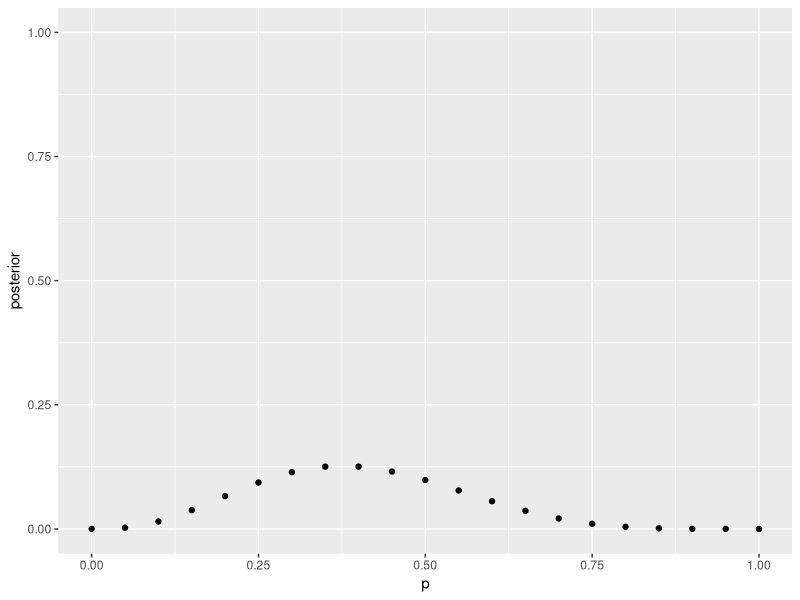
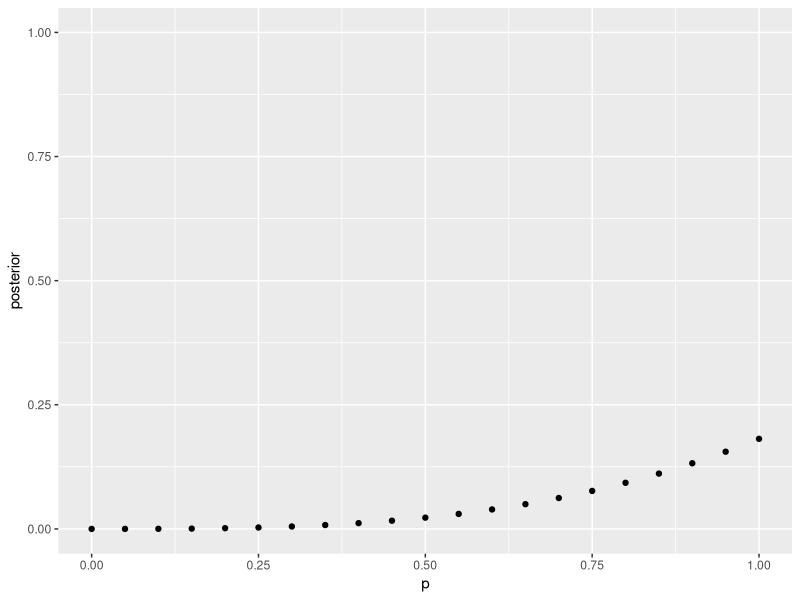
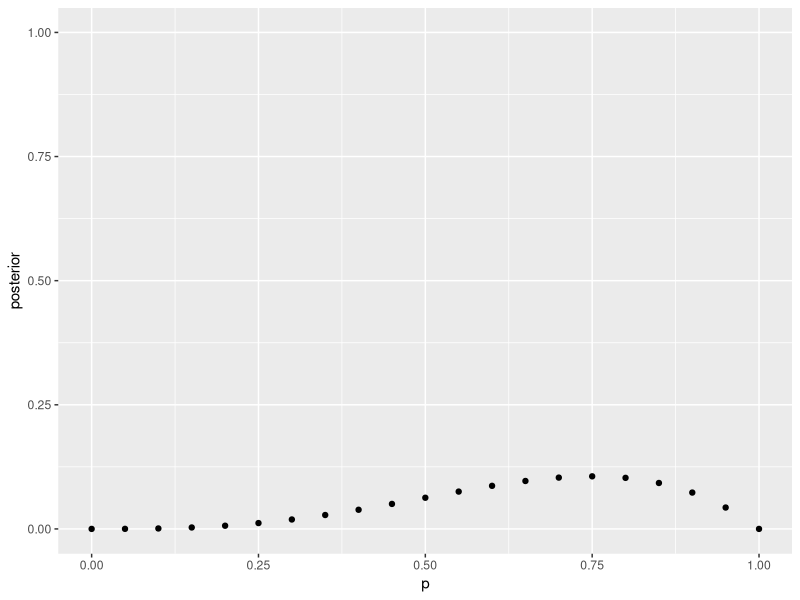
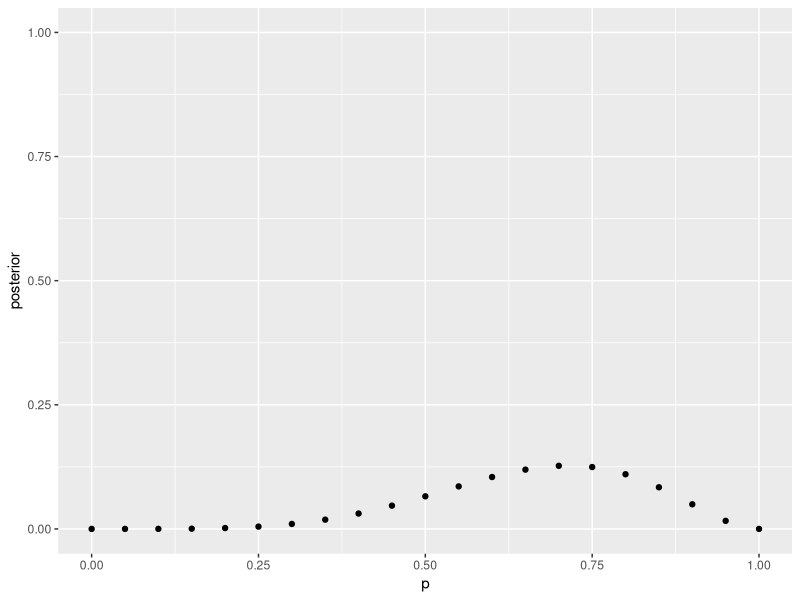
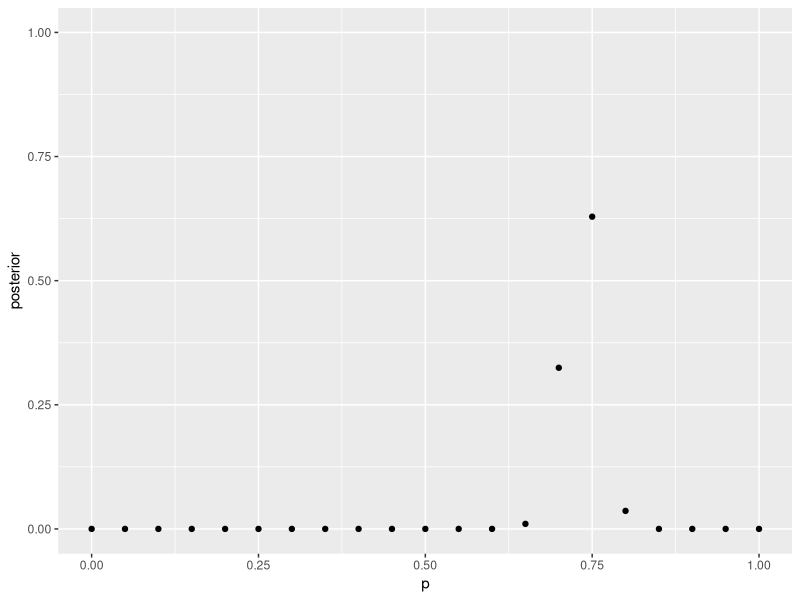
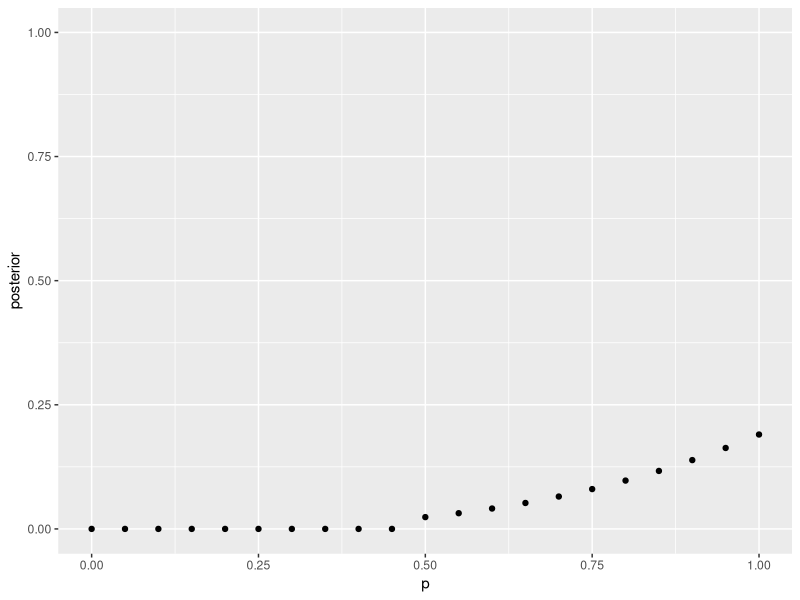
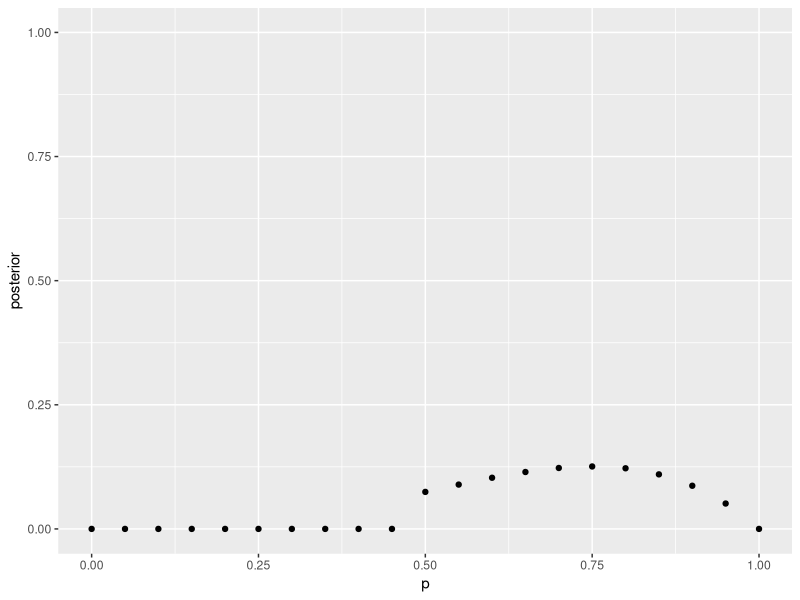
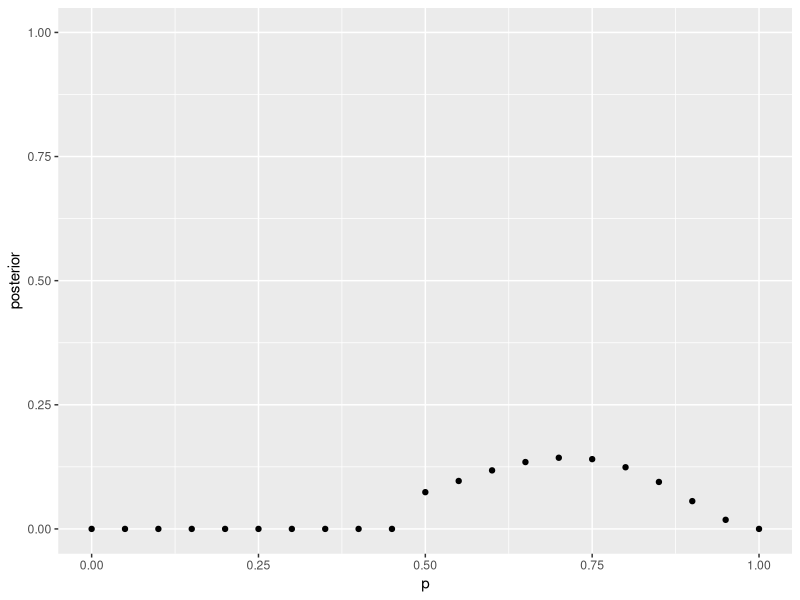

Write the R code that produced these figures, in order.
## ---- chunk 1
knitr::opts_chunk$set(echo = TRUE)

library(tidyverse)
## ---- chunk 2
data = c(1,1,1,0,0,0,0,0)
## ---- chunk 3
post_approx <- tibble(p = seq( from=0 , to=1 , by=0.05 ) )
## ---- chunk 4
post_approx <- mutate(post_approx , likelihood = dbinom( sum(data) , size=length(data) , prob=p  )  )
## ---- chunk 5
post_approx <- mutate(post_approx, prior= 1)
## ---- chunk 6
post_approx <- mutate(post_approx, raw.posterior=likelihood*prior)
## ---- chunk 7
norm.constant <- sum(post_approx$raw.posterior)
## ---- chunk 8
post_approx <- mutate(post_approx, posterior = raw.posterior/norm.constant)
## ---- chunk 9
ggplot(data=post_approx, aes(x=p,y=posterior)) + 
  geom_point()+
  ylim(0,1)
## ---- chunk 10
data = c(1,1,1)

post_approx <- tibble(p = seq( from=0 , to=1 , by=0.05 ) ) %>%
  mutate(  likelihood = dbinom( sum(data) , size=length(data) , prob=p),
           prior  = 1,
           raw.posterior=likelihood*prior,
           posterior = raw.posterior/sum(raw.posterior))


ggplot(data=post_approx, aes(x=p,y=posterior))+ 
  geom_point()+
  ylim(0,1)
  
## ---- chunk 11
data=c(1,1,1,0)

post_approx <- tibble(p = seq( from=0 , to=1 , by=0.05 ) ) %>%
  mutate(  likelihood = dbinom( sum(data) , size=length(data) , prob=p),
           prior  = 1,
           raw.posterior=likelihood*prior,
           posterior = raw.posterior/sum(raw.posterior))


ggplot(data=post_approx, aes(x=p,y=posterior)) + 
  geom_point()+
  ylim(0,1)
## ---- chunk 12
data=c(0,1,1,0,1,1,1)

post_approx <- tibble(p = seq( from=0 , to=1 , by=0.05 ) ) %>%
  mutate(  likelihood = dbinom( sum(data) , size=length(data) , prob=p),
           prior  = 1,
           raw.posterior=likelihood*prior,
           posterior = raw.posterior/sum(raw.posterior))


ggplot(data=post_approx, aes(x=p,y=posterior)) + 
  geom_point()+
  ylim(0,1)
## ---- chunk 13
data=rbinom(n=250,size=1,prob=0.7)

post_approx <- tibble(p = seq( from=0 , to=1 , by=0.05 ) ) %>%
  mutate(  likelihood = dbinom( sum(data) , size=length(data) , prob=p),
           prior  = 1,
           raw.posterior=likelihood*prior,
           posterior = raw.posterior/sum(raw.posterior))


ggplot(data=post_approx, aes(x=p,y=posterior)) + 
  geom_point()+
  ylim(0,1)
## ---- chunk 14
data = c(1,1,1)


post_approx <- tibble(p = seq( from=0 , to=1 , by=0.05 ) )  

post_approx <- tibble(p = seq( from=0 , to=1 , by=0.05 ) ) %>%
  mutate(  likelihood = dbinom( sum(data) , size=length(data) , prob=p),
           prior = (p>=0.5)*1,
           raw.posterior=likelihood*prior,
           posterior = raw.posterior/sum(raw.posterior))


ggplot(data=post_approx, aes(x=p,y=posterior))+ 
  geom_point()+
  ylim(0,1)
  
## ---- chunk 15
data = c(1,1,1,0)


post_approx <- tibble(p = seq( from=0 , to=1 , by=0.05 ) )  

post_approx <- tibble(p = seq( from=0 , to=1 , by=0.05 ) ) %>%
  mutate(  likelihood = dbinom( sum(data) , size=length(data) , prob=p),
           prior = (p>=0.5)*1,
           raw.posterior=likelihood*prior,
           posterior = raw.posterior/sum(raw.posterior))


ggplot(data=post_approx, aes(x=p,y=posterior))+ 
  geom_point()+
  ylim(0,1)
  
## ---- chunk 16
data=c(0,1,1,0,1,1,1)


post_approx <- tibble(p = seq( from=0 , to=1 , by=0.05 ) )  

post_approx <- tibble(p = seq( from=0 , to=1 , by=0.05 ) ) %>%
  mutate(  likelihood = dbinom( sum(data) , size=length(data) , prob=p),
           prior = (p>=0.5)*1,
           raw.posterior=likelihood*prior,
           posterior = raw.posterior/sum(raw.posterior))


ggplot(data=post_approx, aes(x=p,y=posterior))+ 
  geom_point()+
  ylim(0,1)
  
## ---- chunk 17
post_tab<- tibble(likelihood=c( dbinom(0,size=1,prob=0.7)  , dbinom(0,size=1,prob=0.0)  ), prior=0.5) %>%
  mutate(raw.posterior=likelihood*prior, posterior=raw.posterior/sum(raw.posterior))
## ---- chunk 18
post_tab<- tibble(species = c("A","B"),p=c(0.1,0.2), prior=0.5) %>%
  mutate(likelihood = dbinom(1,size=1,prob=p),raw.posterior=likelihood*prior, posterior=raw.posterior/sum(raw.posterior))
## ---- chunk 19
post_tab
## ---- chunk 20
post_tab <- mutate(post_tab,p.twins = posterior*p)

sum(post_tab$p.twins)
